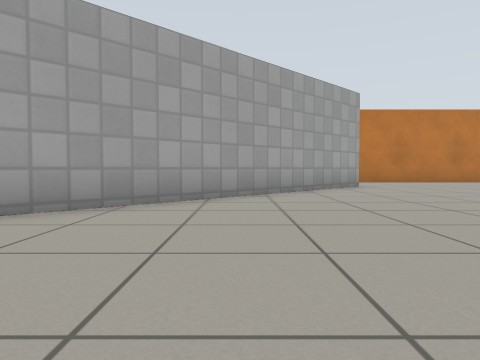
view 1 (above)

24 first-person views from a walk through a robot-simulator world made for Gazebo. The camera is 0.5 m above the floor, tilts 2° down and sees 70° across. The floor is counted in squares, 1 m on a side. Each view is taken from the middle of a square. On the plan, view 1 faces up. The plan holds only what a view shows up to about 9 squares ahead; the rest is blank. Gazebo's built-in surfaces are drawn with simple patterns.

view 2
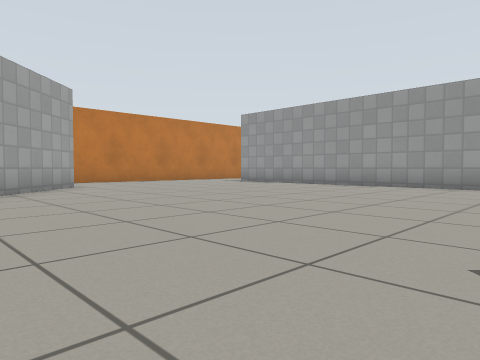

view 3
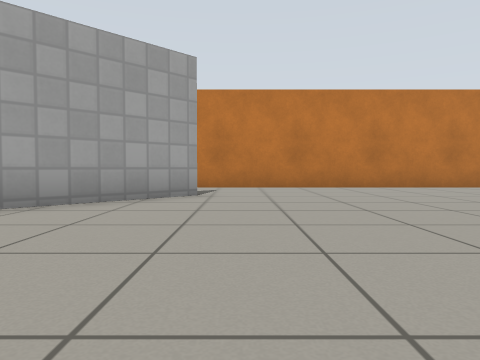

view 4
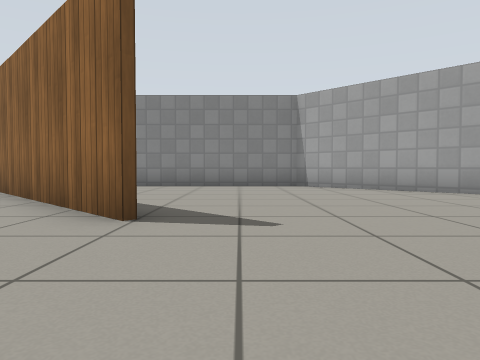

view 5
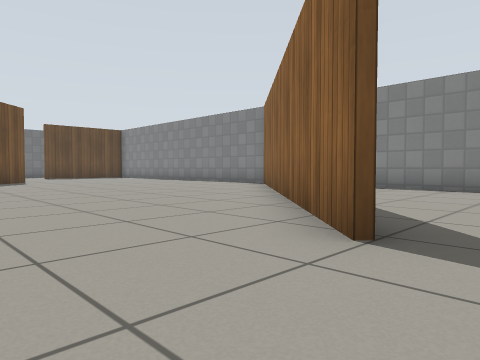

view 6
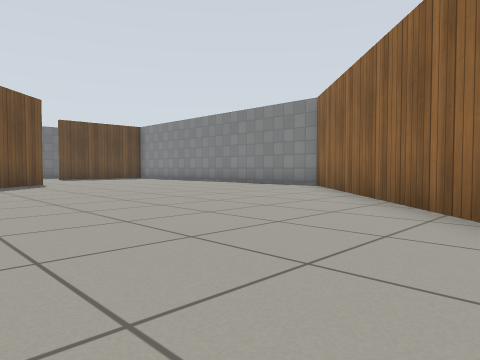

view 7
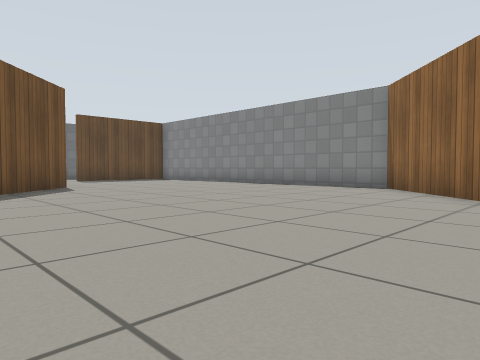

view 8
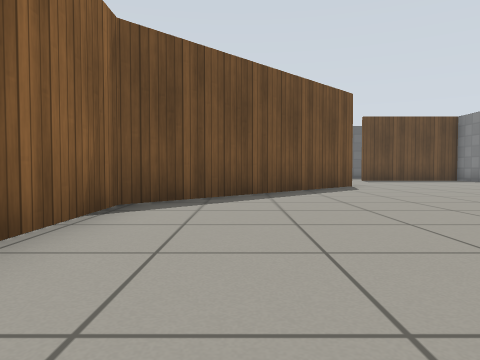

view 9
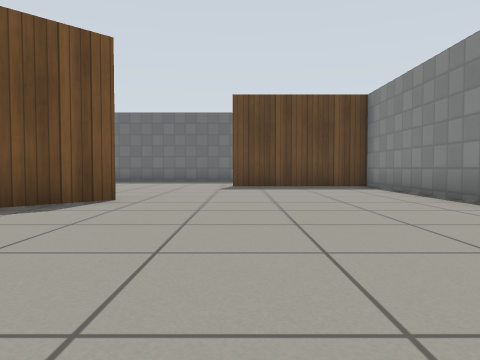

view 10
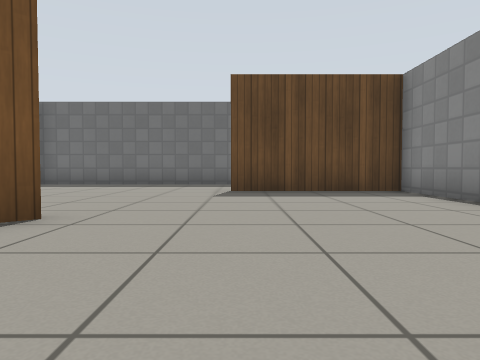

view 11
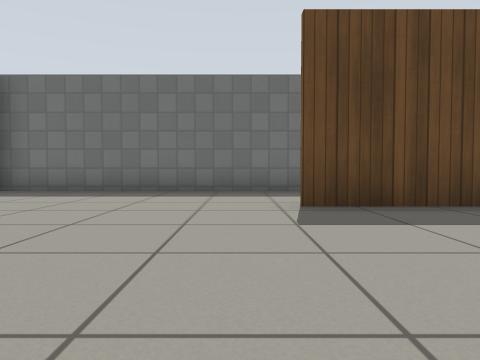

view 12
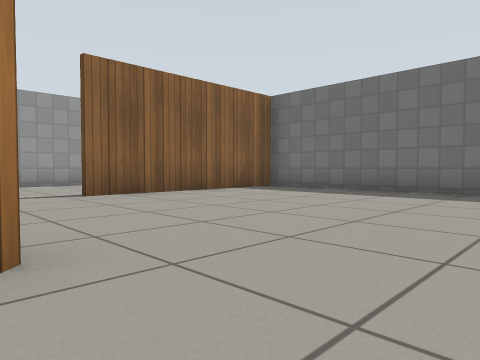

view 13
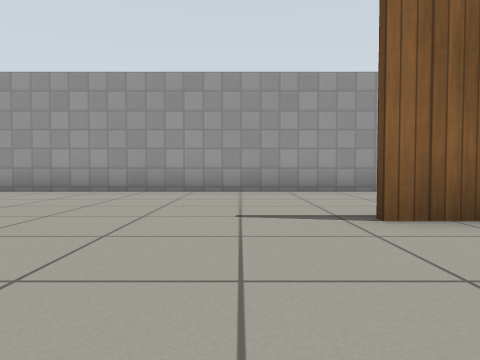

view 14
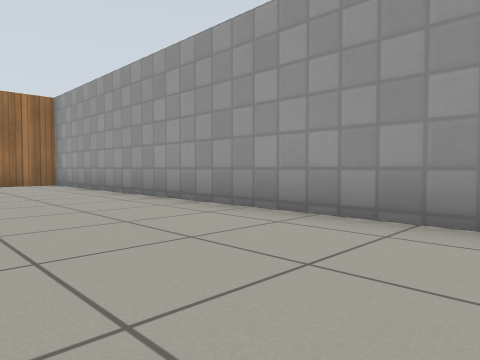

view 15
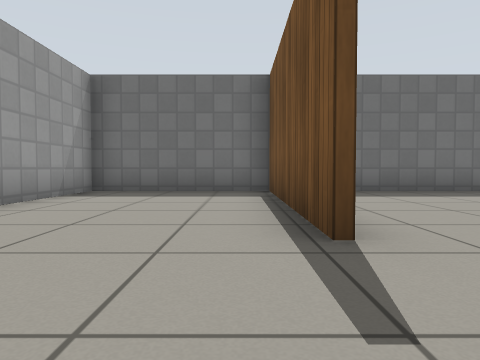

view 16
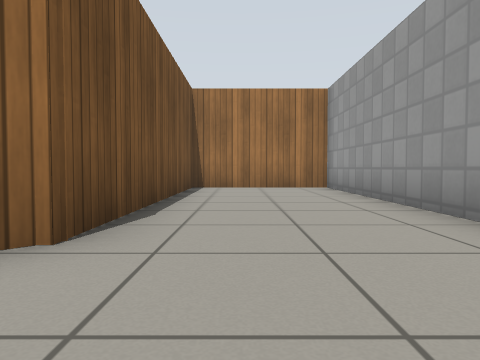

view 17
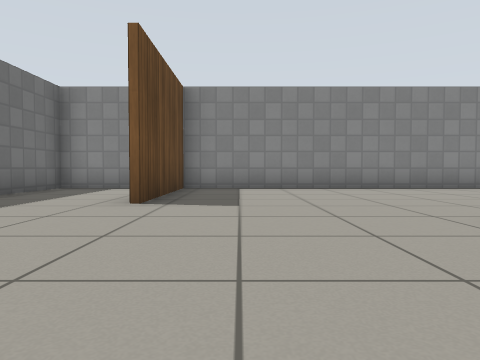

view 18
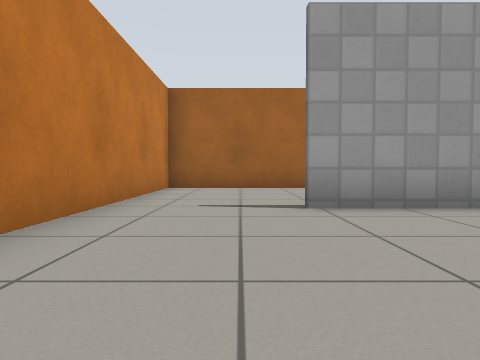

view 19
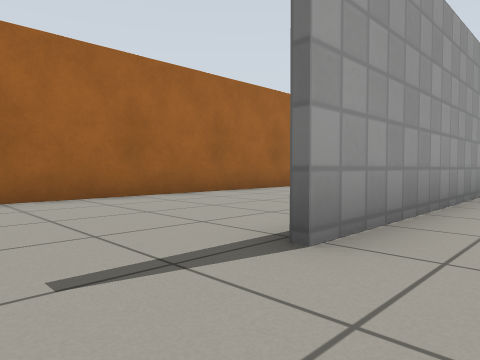

view 20
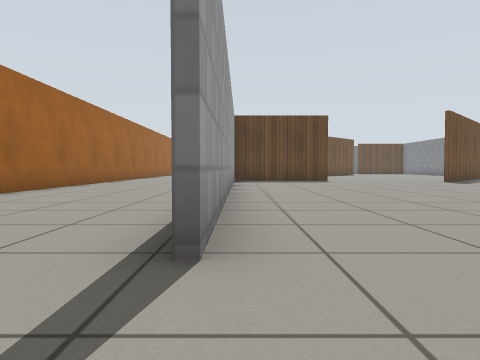

view 21
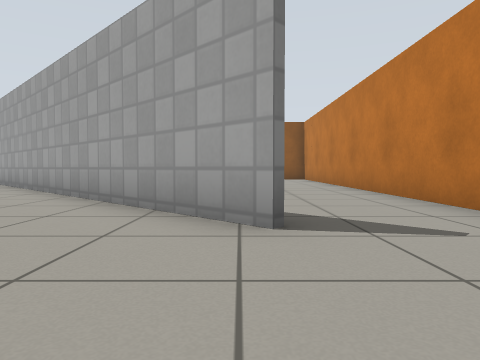

view 22
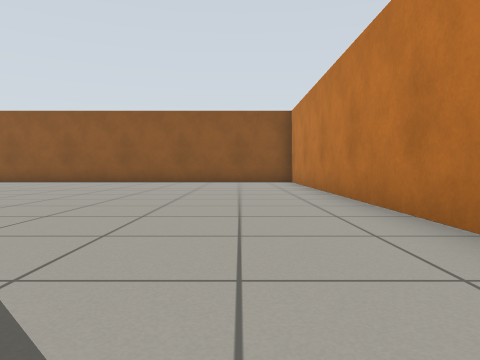

view 23
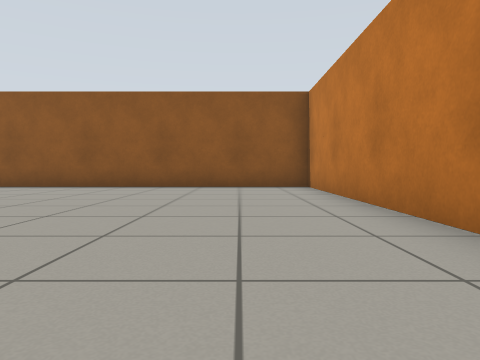

view 24
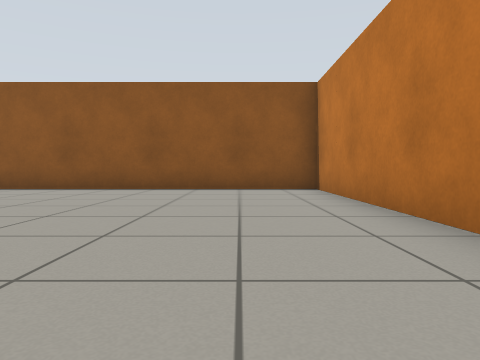

### Floor plan
Points are (right, up) in squares from view 1. A wall is a line through its corners. A room is listed if a view was taken in it or the views show most of it. See-through windows are left out.
Room 1 (views 1, 2, 3, 4, 5, 6, 7, 8, 9, 10, 11, 12, 13, 14, 15, 16, 17, 18, 19, 20, 21, 22)
walls: (1.9, -1) (-4.5, -7.4) (-4.5, -8.4); (-4.5, -1.5) (-4.5, -3.8); (0.9, -13.3) (5.6, -8.6); (-4.5, -10) (-4.5, -17.4) (-0.8, -17.4); (9.2, 1.6) (9.2, 9.3); (5.4, -15.2) (5.4, -20.4); (3.2, 9.3) (-4.1, 1.9); (5.2, -19.6) (5.2, -15.2); (-4.5, -18.6) (-4.5, -20.4) (9.2, -20.4) (9.2, -2.3) (5.8, -2.3) (5.8, -8.7) (5.6, -8.9) (5.6, -6.2); (9.6, 11.8) (0.4, 11.8)
ways out: opening at (1.5, 10.5) to room 2; opening at (9, 10.5) to room 2
Room 2 (views 23, 24)
walls: (0.4, 11.8) (-9.1, 11.8) (-9.1, 4.2); (13.6, 1.9) (13.6, 11.8) (9.6, 11.8)
ways out: opening at (1.5, 10.5) to room 1; opening at (9, 10.5) to room 1

Where each view was taken, in squares from view 1:
view 1: 0 up, 0 right, facing up
view 2: 0 up, 0 right, facing up-right
view 3: 3 up, 4 right, facing up
view 4: 0 up, 5 right, facing left
view 5: 0 up, 4 right, facing down-left
view 6: 2 down, 4 right, facing down-left
view 7: 4 down, 4 right, facing down-left
view 8: 4 down, 4 right, facing down
view 9: 8 down, 1 left, facing down
view 10: 10 down, 1 left, facing down
view 11: 13 down, 0 right, facing down
view 12: 13 down, 1 left, facing down-right
view 13: 14 down, 2 right, facing right
view 14: 13 down, 6 right, facing up-right
view 15: 13 down, 6 right, facing down
view 16: 11 down, 7 right, facing up
view 17: 16 down, 4 right, facing left
view 18: 10 up, 5 right, facing right
view 19: 11 up, 8 right, facing down-right
view 20: 11 up, 9 right, facing down
view 21: 9 up, 6 right, facing left
view 22: 10 up, 3 right, facing left
view 23: 10 up, 0 right, facing left
view 24: 10 up, 1 left, facing left
